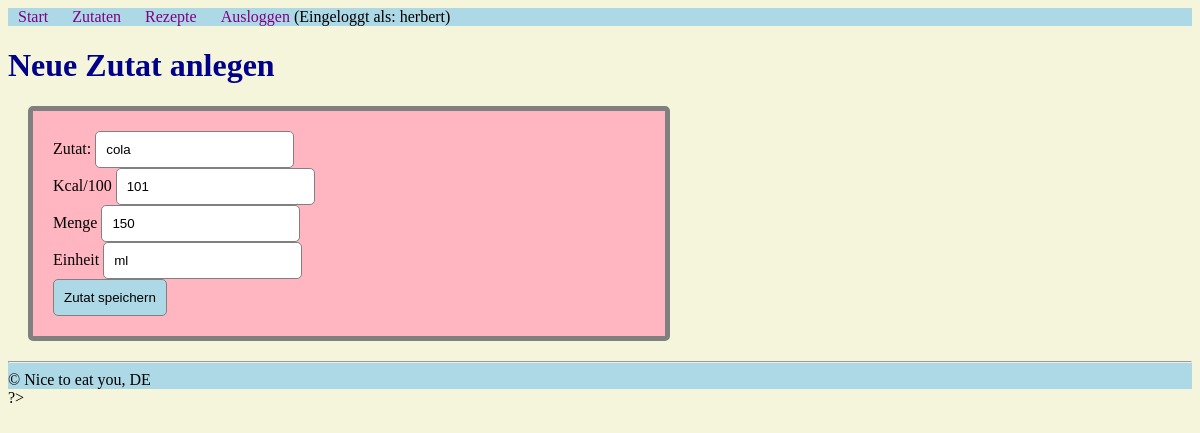
/admin/zutaten_bearbeiten.php?id=10 (signed in), run on the app's committed database.
### tables this page shows
CREATE TABLE `zutaten` (
  `id` int(10) UNSIGNED NOT NULL,
  `titel` varchar(50) NOT NULL,
  `Menge` float DEFAULT NULL,
  `einheit` varchar(50) DEFAULT NULL,
  `kcal_pro_100` int(11) DEFAULT NULL
);

### admin/funktionen.php (called while the page is built, shortened)
<?php
$db = mysqli_connect("localhost", "root", "", "php2");
mysqli_set_charset($db, "utf8");
function query ($sql_befehl) {
    global $db;
    $result = mysqli_query($db, $sql_befehl) or die(mysqli_error($db) . "<br/>" . $sql_befehl);
    return $result;
}
function escape($post_var) {
    global $db;
    return mysqli_real_escape_string($db, $post_var);
}

### admin/zutaten_bearbeiten.php (the view, shortened to what this page needs)
<?php
include "funktionen.php";
$erfolg = false;
$sql_id = escape($_GET["id"]);
include "kopf.php";
?>
    <h1>Neue Zutat anlegen</h1>
    <?php
    $result = query("SELECT * FROM zutaten WHERE id = '{$sql_id}'");
    $row = mysqli_fetch_assoc($result);
    ?>
    <form action="zutaten_bearbeiten.php?id=<?php echo $row["id"]?>" method="post">
        <div>
            <label for="titel">Zutat:</label>
            <input type="text" name= "titel" id="titel" value= "<?php
            if(!$erfolg && !empty($_POST["titel"])) {
                echo htmlspecialchars($_POST["titel"]);
            } else {
                echo htmlspecialchars($row["titel"]);
            }
            ?>"/>
        </div>
        <div>
            <label for="kcal_pro_100">Kcal/100</label>
            <input type="number" name= "kcal_pro_100" id="kcal_pro_100" value= "<?php
             if(!$erfolg && !empty($_POST["kcal_pro_100"])) {
                echo htmlspecialchars($_POST["kcal_pro_100"]);
            } else {
                echo htmlspecialchars($row["kcal_pro_100"]);
            }
            ?>"/>
        </div>
        <div>
            <label for="menge">Menge</label>
            <input type="text" name= "menge" id="menge" value= "<?php
             if(!$erfolg && !empty($_POST["menge"])) {
                echo htmlspecialchars($_POST["menge"]);
            } else {
                echo htmlspecialchars($row["Menge"]);
            }
            ?>"/>
        </div>
        <div>
        <label for="einhalt">Einheit</label>
            <input type="text" name= "einheit" id="einheit" value= "<?php
             if(!$erfolg && !empty($_POST["einheit"])) {
                echo htmlspecialchars($_POST["einheit"]);
            } else {
                echo htmlspecialchars($row["einheit"]);
            }
            ?>"/>
        </div>
        <div>
            <button type="submit">Zutat speichern</button>
         </div>
    </form>
<?php
     include "fuss.php";
?>

### admin/kopf.php (style rules this page uses)
body { background-color: beige; }
form { background-color: lightpink; width: 50%; padding: 20px; margin: 20px; border: 5px solid grey; border-radius: 5px; }
h1 { color: darkblue; }
button { background-color: lightblue; padding: 10px; border: 1px solid grey; border-radius: 5px; }
input { padding: 10px; border: 1px solid grey; border-radius: 5px; }

### data on the page
zutaten: titel "cola", kcal_pro_100 "101", menge "150", einheit "ml"

### other printed values
$_SESSION["benutzername"] "herbert"
